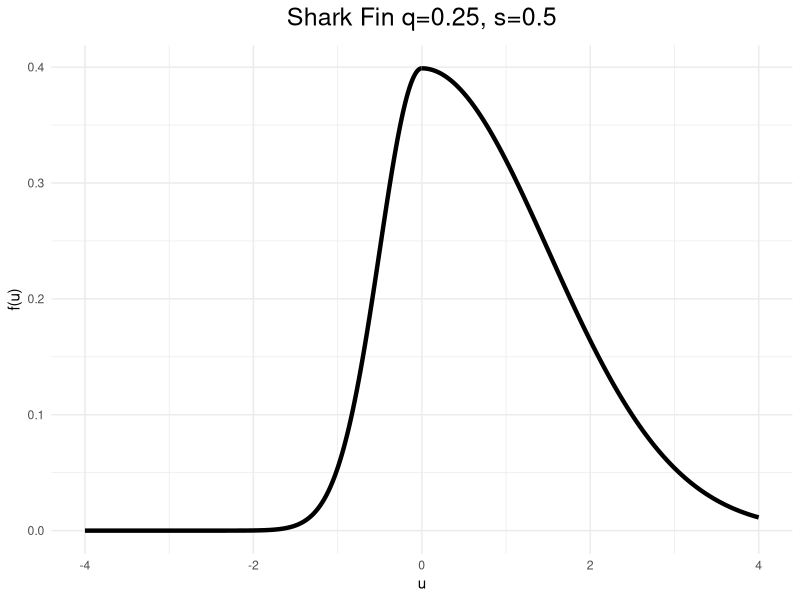
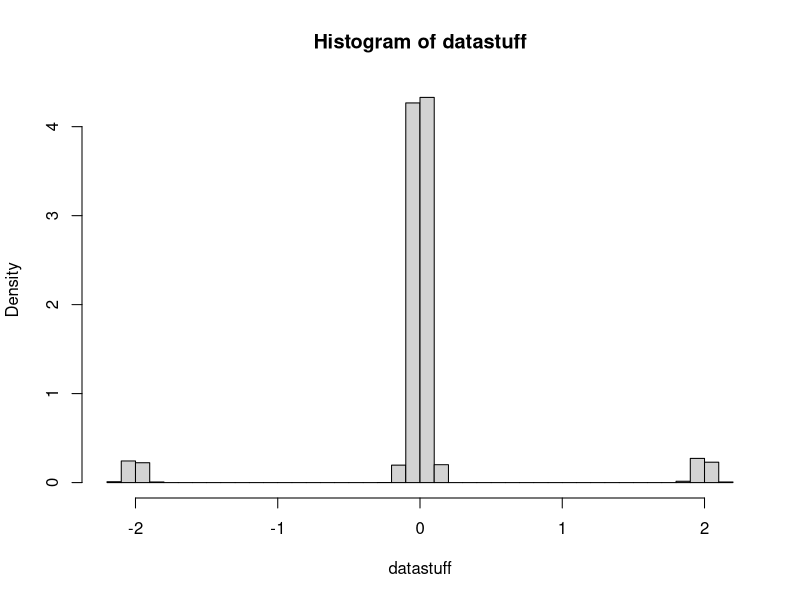
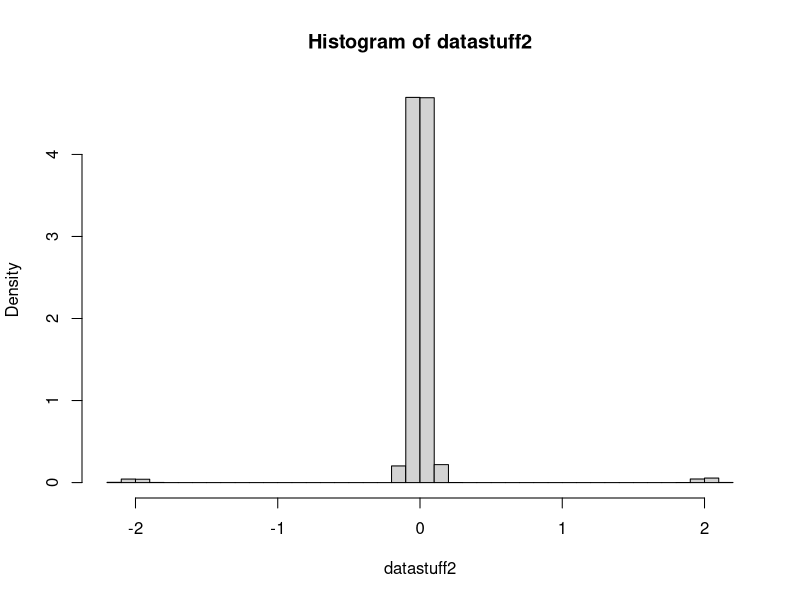
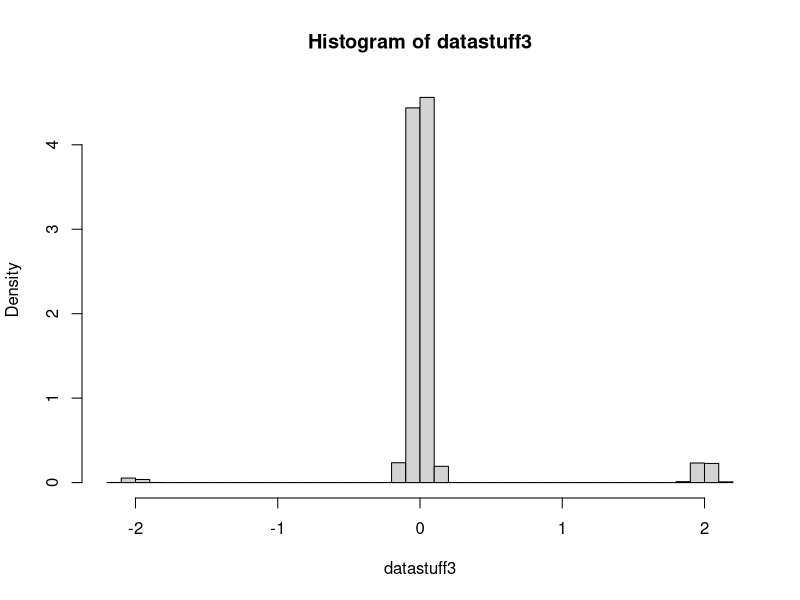
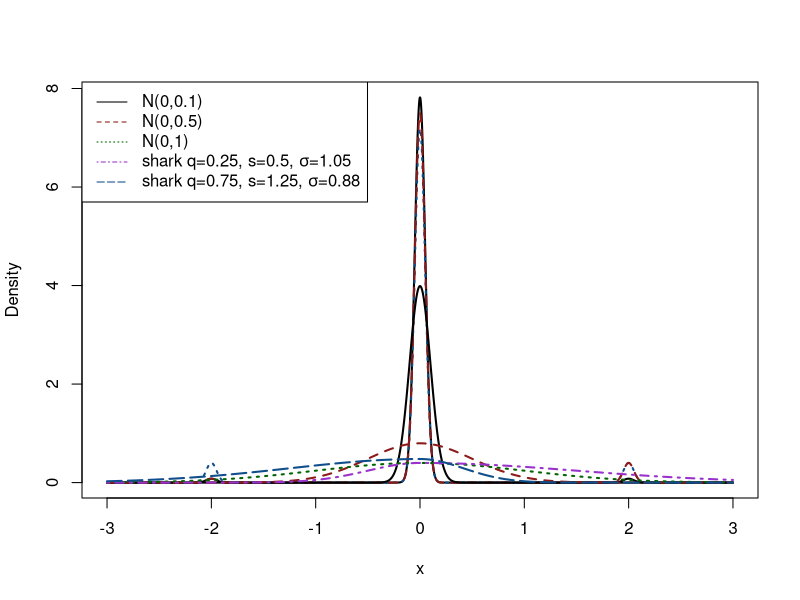
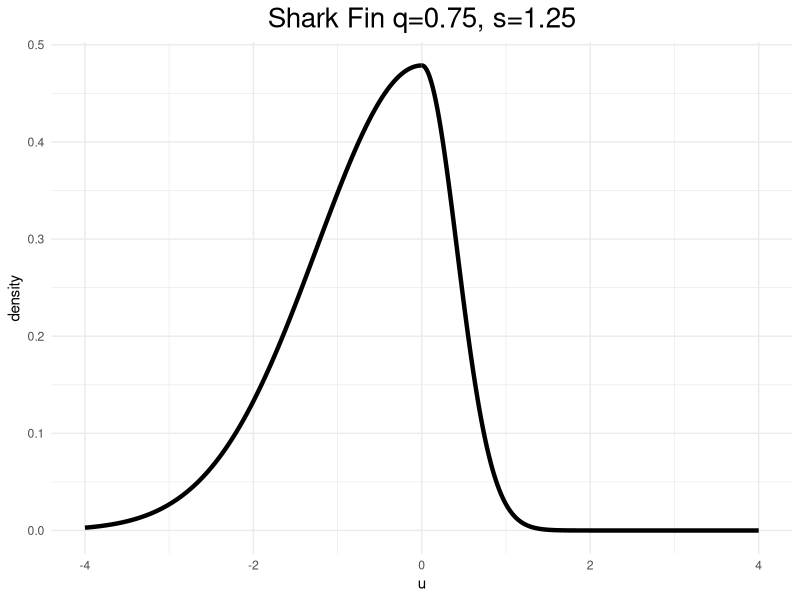
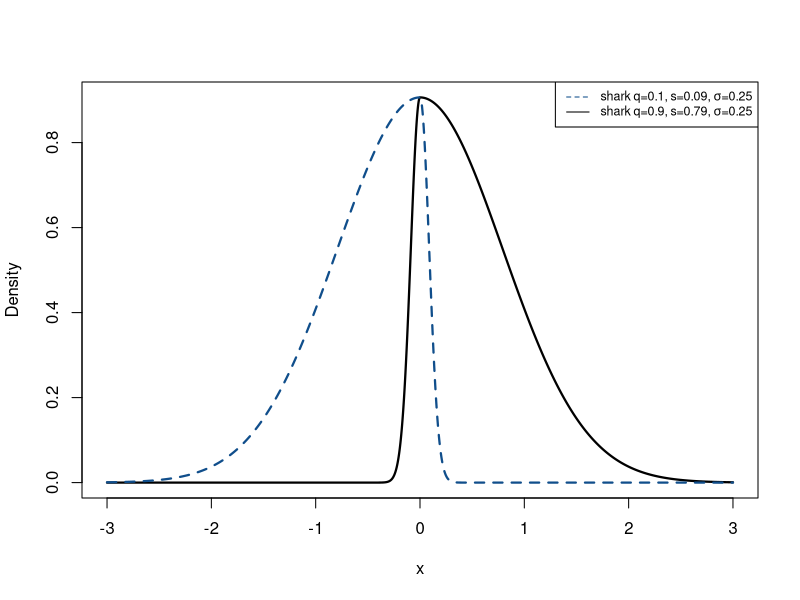
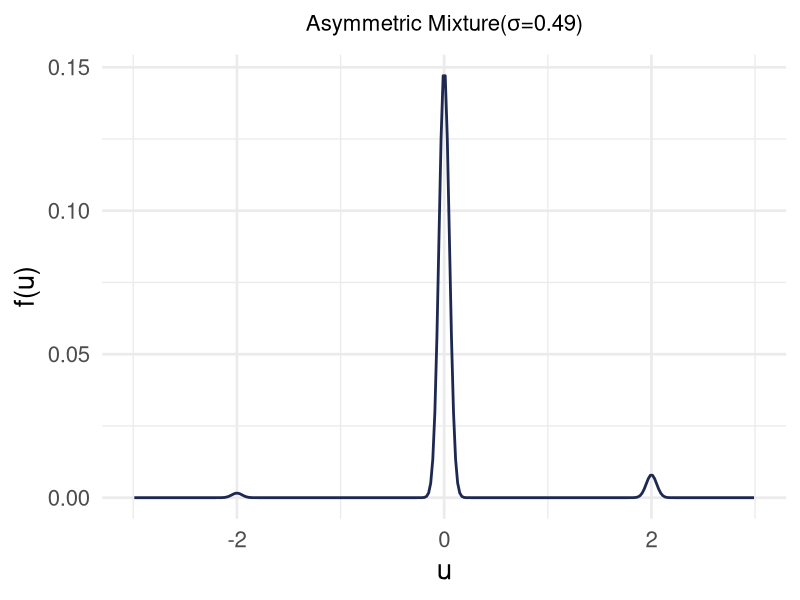

R code for these plots, in order:
#setwd("C:/Users/demetri/Documents/ASU/dissertation")
beta=seq(-4, 4, by=0.001)
sharkfin2=function(q,s, beta){
  ifelse(beta>0, (2*(1-q)*(1/s))*dnorm(beta/s),2*q*(dnorm(beta)))
}

sharkfin = function(z){
  val = rep(NA, length(z))
  val[z < 0] = 2*q*dnorm(z[z<0], sd = sig)
  val[z>0] = 2*(1-q)*dnorm(z[z>0],0,sd = sig*(1-q)/q)
  return(val)
  
}
shark2=function(z){
  val=dcauchy(z, 0,1)
}

q=0.25
s=0.34
s=(1-q)/q
sig=0.50
library(dplyr)
library(ggplot2) 
theme_set(theme_gray(base_size = 16))
theme_set(theme_minimal(base_size = 16))
sharkfinq25=data.frame(u=beta, density=sharkfin(beta))%>%
  
  ggplot(aes(x=u, y=density))+geom_line(color='black',lwd=1.5)+ggtitle(expression(paste('Shark Fin q=0.25, ', 's=0.5')))+
  ylab(paste0('f(u)'))+
  theme_minimal()+theme(plot.title = element_text(hjust = 0.5, size=18))
sharkfinq25
q=0.75
s=(1-q)/q
sig=1.25
sharkfinq75=data.frame(u=beta, density=sharkfin(beta))%>%
  ggplot(aes(x=u, y=density))+geom_line(color='black',lwd=1.5)+ggtitle('Shark Fin q=0.75, s=1.25')+
  theme_minimal()+theme(plot.title = element_text(hjust = 0.5,size=20))+xlim(-4, 4)
newf=function(u){
  .01*dnorm(u, mean=-2, sd=0.05)+0.94*dnorm(u,mean=0,sd=0.05)+.05*dnorm(u,mean=2,sd=0.05)
}
symf1=function(u){
  .01*dnorm(u, mean=-2, sd=0.05)+0.98*dnorm(u,mean=0,sd=0.05)+.01*dnorm(u,mean=2,sd=0.05)
}
symf2=function(u){
  .05*dnorm(u, mean=-2, sd=0.05)+0.9*dnorm(u,mean=0,sd=0.05)+.05*dnorm(u,mean=2,sd=0.05)
}
NN=10000
dists=runif(NN)
datastuff=vector(length=NN)
probs=c(0.05, .95, 1)
for (i in 1:NN){
  if(dists[i]<probs[1]){
    datastuff[i]=rnorm(1, mean=-2, sd=0.05)
  }else if (dists[i]< probs[2]){
    datastuff[i]=rnorm(1, mean=0, sd=0.05)
  }
  else{
    datastuff[i]= rnorm(1, mean=2, sd=0.05)
  }
}
sd(datastuff)
hist(datastuff, 40, freq=F)
dists2=runif(NN)
datastuff2=vector(length=NN)
probs2=c(0.01, .99, 1)
for (i in 1:NN){
  if(dists2[i]<probs2[1]){
    datastuff2[i]=rnorm(1, mean=-2, sd=0.05)
  }else if (dists2[i]< probs2[2]){
    datastuff2[i]=rnorm(1, mean=0, sd=0.05)
  }
  else{
    datastuff2[i]= rnorm(1, mean=2, sd=0.05)
  }
}
sd(datastuff2)
hist(datastuff2, 40, freq=F)
dists3=runif(NN)
datastuff3=vector(length=NN)
probs3=c(0.01, .95, 1)
for (i in 1:NN){
  if(dists3[i]<probs3[1]){
    datastuff3[i]=rnorm(1, mean=-2, sd=0.05)
  }else if (dists3[i]< probs3[2]){
    datastuff3[i]=rnorm(1, mean=0, sd=0.05)
  }
  else{
    datastuff3[i]= rnorm(1, mean=2, sd=0.05)
  }
}
sd(datastuff3)
hist(datastuff3, 40, freq=F)
xstart=-3
xend=3
NN=10000

#create density plots
curve(symf1(x), lwd=2,lty=1,from=xstart, to=xend, n=NN, col='black', ylab='Density') 


curve(symf2(x), lwd=2,lty=3,from=xstart, to=xend, n=NN, col='dodgerblue4', ylab='Density', add=TRUE) 
curve(newf(x), lwd=2, lty=2,from=xstart, to=xend, n=NN,col='firebrick4',  ylab='Density', add=TRUE)
#add legend
legend('topleft', legend=c("98% peak", "90% peak", "right bump"),
       col=c("black", "dodgerblue", "firebrick4"), lty=c(1,2,3), cex=1.)

#curve(symf1(x), lwd=2,lty=1,from=xstart, to=xend, n=NN, col='black', ylab='Density') 


#curve(symf2(x), lwd=2,lty=3,from=xstart, to=xend, n=NN, col='dodgerblue4', ylab='Density', add=TRUE) 
#curve(newf(x), lwd=2, lty=2,from=xstart, to=xend, n=NN,col='firebrick4',  ylab='Density', add=TRUE)
curve(dnorm(x, 0, sd=0.1), lwd=2,lty=1,from=xstart, to=xend, n=NN,col='black', add=T, ylab='Density')
curve(dnorm(x, 0, sd=0.5), lwd=2,lty=2,from=xstart, to=xend, n=NN,col='firebrick4', add=T, ylab='Density')
curve(dnorm(x, 0, sd=1), lwd=2,lty=3,from=xstart, to=xend, n=NN,col='darkgreen', add=T,ylab='Density')
q=0.25
s=0.34
s=(1-q)/q
sig=0.50
curve(sharkfin(x), lwd=2,lty=4,from=xstart, to=xend, n=NN,col='darkorchid', add=T, ylab='Density') 
beta=seq(-4, 4, by=0.001)
q=0.75
s=(1-q)/q
sig=1.25
curve(sharkfin(x), lwd=2,lty=5,from=xstart, to=xend, n=NN, col='dodgerblue4', ylab='Density', add=TRUE) 

#curve(dt(x, df=300), lwd=2,lty=1,from=-4, to=4, col='black', add=TRUE, ylim=c(0, 0.4), ylab='Density')

legend('topleft', legend=c("N(0,0.1)", "N(0,0.5)","N(0,1)", expression(paste("shark q=0.25, s=0.5, ", sigma, '=1.05')), 
                           expression(paste("shark q=0.75, s=1.25, ", sigma, '=0.88'))  ),
       col=c("black", "firebrick4", "darkgreen", "darkorchid", "dodgerblue4"), lty=c(1,2,3,4,5), cex=1.)

sharkfinq75


q=0.1
var=0.5^2  #the true variance we wanna set
a=0.3633802
b=0.7978846
varexp=(1-q)*a*((1-q)/q)^2 + q*a + (b*(1 + (1-q)/q))^2*q*(1-q)
#sig is really s
sig<-sqrt(var/varexp)
beta=seq(-4, 4, by=0.001)
print(sig)

curve(sharkfin(x), lwd=2.2,lty=1,from=xstart, to=xend, n=NN, col='black', ylab='Density') 
q=0.9
var=0.5^2  #the true variance we wanna set
a=0.3633802
b=0.7978846
varexp=(1-q)*a*((1-q)/q)^2 + q*a + (b*(1 + (1-q)/q))^2*q*(1-q)
#sig is really s
sig<-sqrt(var/varexp)
beta=seq(-4, 4, by=0.001)
#q=0.1
print(sig)
#sig=1.25
curve(sharkfin(x), lwd=2.2,lty=2,from=xstart, to=xend, n=NN, col='dodgerblue4', ylab='Density', add=T) 
#curve(dt(x, df=300), lwd=2,lty=1,from=-4, to=4, col='black', add=TRUE, ylim=c(0, 0.4), ylab='Density')

legend('topright', legend=c( expression(paste("shark q=0.1, s=0.09, ", sigma, '=0.25')), 
                             expression(paste("shark q=0.9, s=0.79, ", sigma, '=0.25'))  ),
       col=c("dodgerblue4", "black"), lty=c(2,1),cex=.75)
#setwd("C:/Users/demetri/Documents/ASU/RTG/fixed_plots/")
#ggsave('sharkfin25.pdf', sharkfinq25, width = 5, height = 4)
#ggsave('sharkfin75.pdf', sharkfinq75)
# 
# 
# plot(beta, sharkfin2(q,s,beta))
# #density(sharkfin2(.5,beta))
# 
# 
# 
# cauchymix=function(beta,v,m){
#   0.5*dt(beta, v, -m)+0.5*dt(beta, v, m)
# }
# 
# plot(beta,cauchymix(beta, 1,1.5))
# 
# cauchyplot=data.frame(u=beta, density=cauchymix(beta,1, 1.5))%>%
#   ggplot(aes(x=u, y=density))+geom_line(color='dodgerblue4',lwd=1.5)+ggtitle('Cauchy Mixture M=1.5, v=1')+
#   theme_minimal()+theme(plot.title = element_text(hjust = 0.5))
# 
# 
# #ggsave('cauchyplot.pdf', cauchyplot)
# 
# 
# #theme_set(theme_gray(base_size = 20))
theme_set(theme_minimal(base_size = 20))
i                  = 1
# 
vu                 = seq( -4.99,5, by=0.02)
# 
mf                 = matrix( NA, nrow = 3, ncol = 500 )
#library( 'truncnorm' )
# 
# 
# 
# 
# 
# f2=function(u){
#   .01*dnorm(u, mean=-2, sd=0.02)+0.94*dnorm(u,mean=0,sd=0.02)+.05*dnorm(u,mean=2,sd=0.02)
# }
# 
# mf[1,] = f2( vu )
# 
# 
# binded=cbind(vu, mf[1,])
# 
# binded<-as.data.frame(binded)
# #pdf( "bumpsNormal.pdf" )
# 
# 
# binded<-binded%>%
#   mutate(normed1=V2/sum(V2))
# binded
# 
# 
# rightbump<-binded%>% ggplot()+geom_density(aes(x=vu,y=normed1),color='dodgerblue4',stat='identity', lwd=.95)+xlim(-3,3)+labs(colour = "Cylinders")+
#   xlab('u')+ylab('f(u)')+
#   ggtitle(expression(paste('mean=-2,0,2, sigma=0.02'))) +
#   theme(plot.title = element_text(hjust = 0.5))+annotate('text', x = c(-2,0,2), y =c(.02,.35,.03), label=c("area=0.01 ",'area=0.94','area=0.05'), size=8)#+geom_vline(xintercept=c(c(-2.2,-1.8),c(-0.2,.2),c(1.8,2.2)))
# rightbump
# #setwd("C:/Users/demetri/Documents/ASU/RTG/newplots")
# 
# #ggsave('rightbump.pdf', rightbump)
# 
# 
# 
# 
# 
newf=function(u){
  .01*dnorm(u, mean=-2, sd=0.05)+0.94*dnorm(u,mean=0,sd=0.05)+.05*dnorm(u,mean=2,sd=0.05)
}
# 
mf[1,] = newf( vu )
# 
# 
binded2=cbind(vu, mf[1,])

binded2<-as.data.frame(binded2)
# #pdf( "bumpsNormal.pdf" )
# 
# 
binded2<-binded2%>%
  mutate(normed1=V2/sum(V2))
# 
rightbump2<-binded2%>% ggplot()+geom_density(aes(x=vu,y=normed1),color='#1d2951',stat='identity', lwd=.95)+xlim(-3,3)+labs(colour = "Cylinders")+
  xlab('u')+ylab('f(u)')+
  ggtitle(expression(paste('Asymmetric Mixture(',  sigma, '=0.49)'))) +
  theme(plot.title = element_text(hjust = 0.5,size=16))#+annotate('text', x = c(-2,0,2), y =c(.02,.18,.03), label=c("area=0.01 ",'area=0.94','area=0.05'), size=8)#+geom_vline(xintercept=c(c(-2.2,-1.8),c(-0.2,.2),c(1.8,2.2)))

rightbump2
ggsave("/home/dpapakos/sensitivity_analysis/rightbump2_navy.pdf", 
       rightbump2, height=6, width=6)
# #setwd("C:/Users/demetri/Documents/ASU/RTG/fixed_plots")
# #ggsave('rightbump2.pdf', rightbump2)
# rightbump2
# 
# ###################################################################
# # Plot our densities for visual aid
# ###################################################################
# i                  = 1
# #vsd                = c(0.05, 0.2, 1, 2)
# area=c(.01,.1,.5)
# vu                 = seq( -4.99,5, by=0.02)
# 
# mf                 = matrix( NA, nrow = length(area), ncol = 500 )
# #library( 'truncnorm' )
# 
# for ( j in  area ){
#   
#   #	f = function(u){	
#   #		dtruncnorm(u, a = 0, b = Inf, mean = 1, sd = sd)
#   #	}
#   #f=function(u){
#   # .2*dnorm(u, mean=-2, sd=0.1)+0.7*dnorm(u,mean=0,sd=0.1)+.1*dnorm(u,mean=2,sd=0.1)
#   #}
#   
#   f=function(u){
#     .05*dnorm(u, mean=-2, sd=0.1)+0.05*dnorm(u, mean=-.75, sd=0.1)+0.75*dnorm(u,mean=0,sd=0.1)+0.05*dnorm(u,mean=.75, sd=0.1)+.1*dnorm(u,mean=2,sd=0.1)
#   }
#   
#   mf[i,] = f( vu )
#   i = i + 1
# }
# stu=cbind(vu, mf[1,])
# stu=cbind(stu, mf[2,])
# stu=cbind(stu, mf[3,])
# stu<-as.data.frame(stu)
# #pdf( "bumpsNormal.pdf" )
# 
# 
# stu<-stu%>%
#   mutate(normed1=V2/sum(V2),
#          normed2=V3/sum(V3),
#          normed3=V4/sum(V4))
# 
# #stu<-stu%>%
# # select(vu, normed1, normed2, normed3)
# #all<-stu%>%
# # gather(vu,c(normed1,normed2,normed3))
# #colnames(all) <- c("run","u")
# all<-cbind(all, vu)
# 
# stu%>% ggplot()+geom_density(aes(x=vu,y=normed1,color='sigma=0.01'),stat='identity', lwd=1.1)+xlim(-3,3)+geom_density(aes(x=vu, y=normed2, color='sigma=0.1'), stat='identity', lwd=1)+geom_density(aes(x=vu, y=normed3, color='sigma=0.5'), stat='identity',lwd=1)+labs(colour = "Cylinders")+
#  scale_color_manual( values =c("firebrick4",'dodgerblue2', 'black'),
#                 name="sigma")+
# xlab('u')+ylab('f(u)')+
#  ggtitle(expression(paste('mean=0'))) +
# theme(plot.title = element_text(hjust = 0.5))
# 
# 
# weird2plot=stu%>% ggplot()+geom_density(aes(x=vu,y=normed1),stat='identity', fill='dodgerblue4',lwd=1, alpha=0.29)+xlim(-3,3)+
#   xlab('u')+ylab('f(u)')+
#   ggtitle(expression(paste('multimodal 2'))) +theme_minimal()+
#   theme(plot.title = element_text(hjust = 0.5))+annotate("text", x = -2, y = .016, label = '5 %', size=6)+
#   annotate("text", x = 0, y = .062, label = '75 %', size=6)+
#   annotate("text", x = 2, y = .016, label = '10 %', size=6)+
#   annotate("text", x = -.75, y = .016, label = '5 %', size=6)+
#   annotate("text", x = .75, y = .016, label = '5 %', size=6)
# 
# #ggsave('weirdplot.pdf', weird2plot)
# weird2plot
# 
# 
# #define marginal density of u; must be valid over (-Inf, Inf)
# 
# ###################################################################
# # Plot truncated normal density. 
# ###################################################################
# 
# i                  = 1
# #vsd                = c(0.05, 0.2, 1, 2)
# area=c(.02,.1,.2)
# vu                 = seq( -4.99,5, by=0.02)
# 
# mf                 = matrix( NA, nrow = length(area), ncol = 500 )
# #library( 'truncnorm' )
# 
# 
# 
# 
# for ( j in  area ){
#   
#   
#   f=function(u){
#     (j/2)*dnorm(u, mean=-2, sd=0.05)+(1-j)*dnorm(u,mean=0,sd=0.05)+(j/2)*dnorm(u,mean=2,sd=0.05)
#   }
#   
#   mf[i,] = f( vu )
#   i = i + 1
# }
# 
# stu=cbind(vu, mf[1,])
# stu=cbind(stu, mf[2,])
# stu=cbind(stu, mf[3,])
# stu<-as.data.frame(stu)
# #pdf( "bumpsNormal.pdf" )
# 
# 
# stu<-stu%>%
#   mutate(normed1=V2/sum(V2),
#          normed2=V3/sum(V3),
#          normed3=V4/sum(V4))
# 
# #stu<-stu%>%
# # select(vu, normed1, normed2, normed3)
# #all<-stu%>%
# # gather(vu,c(normed1,normed2,normed3))
# #colnames(all) <- c("run","u")
# all<-cbind(all, vu)
# 
# multimod1<-stu%>% ggplot()+geom_density(aes(x=vu,y=normed1,color='area=0.01'),stat='identity', lwd=.8)+xlim(-3,3)+geom_density(aes(x=vu, y=normed2, color='area=0.05'), stat='identity', lwd=.8)+geom_density(aes(x=vu, y=normed3, color='area=0.1'), stat='identity',lwd=.8)+labs(colour = "Cylinders")+
#   scale_color_manual( values =c("firebrick4",'dodgerblue2', 'black'),
#                       name="area of little bump")+
#   xlab('u')+ylab('f(u)')+
#   ggtitle(expression(paste(mu,'=-2,0,2,',  sigma, '=0.05'))) +
#   theme(plot.title = element_text(hjust = 0.5))
# multimod1
# #ggsave(filename="multimod1.pdf", plot=multimod1)
# #ggtitle("mu=0.2,1,2,sd=.05") +
# #theme(plot.title = element_text(hjust = 0.5))#+geom_vline(xintercept=c(x_0,x_1,x_2))+annotate('text', x = c(.2,1,2), y =c(.01,.01,.01), label=c(".05 ",'.75','.20'))
# 
# #plot( range( vu ), range( c(mf) ), type = "n", main = "Different normals" )
# 
# #for (i in 1:length(area) ){
# #	lines( vu, mf[i,], lty = i, col = i, lwd = 2 )
# #}
# #legend( "topright", legend = paste( "sd=0.1, area in each bump =", area/2), lty = 1:length(area), col = 1:length(area) )
# #dev.off()